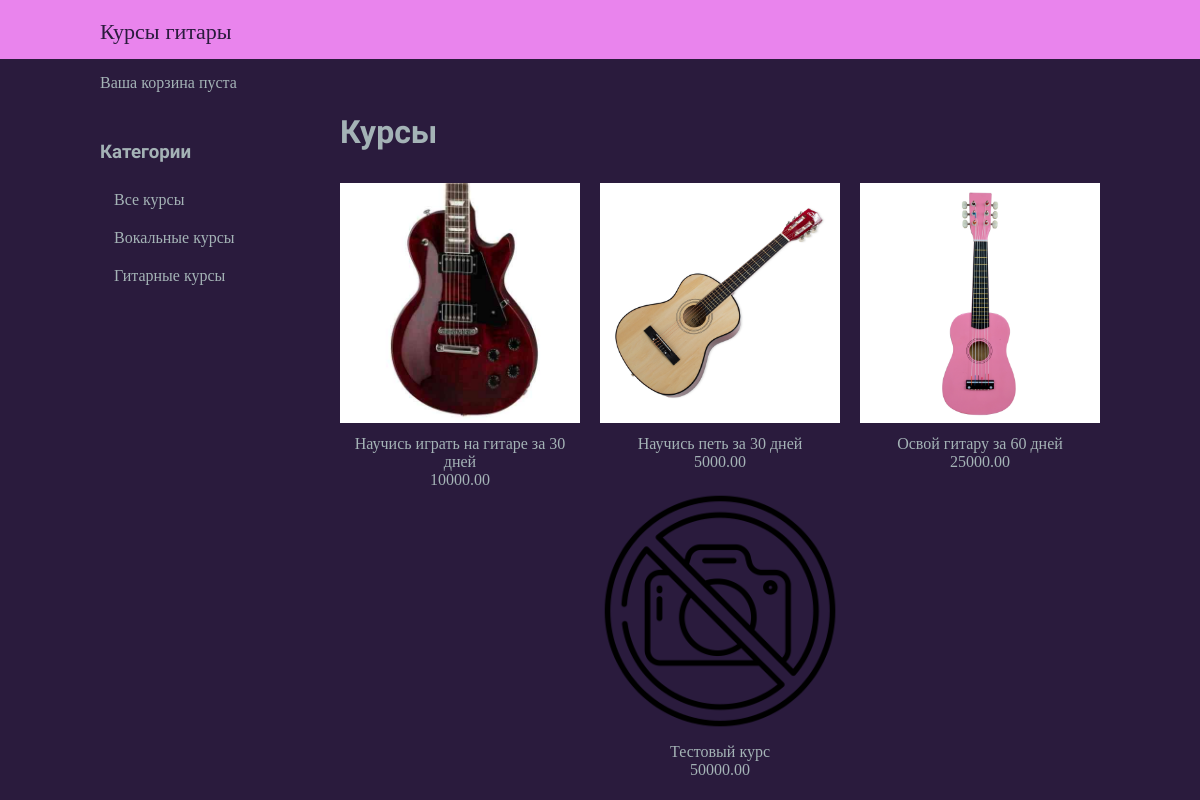
The page / on the database its author committed.
### cources/models.py (models this page shows, shortened)
class Category(models.Model):
    name = models.CharField(max_length=200)
    slug = models.SlugField(max_length=200)
    class Meta:
        ordering = ('name',)
        verbose_name = 'category'
        verbose_name_plural = 'categories'
    def get_absolute_url(self):
        return reverse('cources:course_list_by_category',
                       args=[self.slug])

class Course(models.Model):
    category = models.ForeignKey(Category, related_name='cources', on_delete=models.CASCADE, blank=True)
    name = models.CharField(max_length=250)
    slug = models.SlugField(max_length=200)
    image = models.ImageField(upload_to='courses/%Y/%m/%d', blank=True)
    description = models.TextField(blank=True)
    price = models.DecimalField(max_digits=8, decimal_places=2)
    available = models.BooleanField(default=True)
    created = models.DateTimeField(auto_now_add=True)
    updated = models.DateTimeField(auto_now=True)
    stock = models.PositiveIntegerField()
    class Meta:
        ordering =('name',)
    def get_absolute_url(self):
        return reverse('cources:course_detail', args=[self.id, self.slug])

### cources/views.py (the view)
# urls.py: path('',views.course_list,name='course_list'),
def course_list(request, category_slug = None):
    category = None
    categories = Category.objects.all()
    courses= Course.objects.filter(available = True)
    if category_slug:
        category = get_object_or_404(Category, slug = category_slug)
        courses = courses.filter(category = category)
    return render(request,
                  'cources/course/list.html',
                  {'courses':courses,
                   'category':category,
                   'categories':categories})

### cart/cart.py (called while the page is built)
    def __len__(self):
        return sum(item['quantity'] for item in self.cart.values())

### cart/context_processors.py (called while the page is built)
def cart(request):
    return{'cart':Cart(request)}

### cources/templates/cources/course/list.html (shortened to what this page needs)
{% extends "cources/base.html" %}
{% load static %}
{% block content %}
<div id = "sidebar">
    <h3> Категории </h3>
    <ul>
        <li {% if not category %} class = "selected" {% endif%}>
            <a href="{% url "cources:course_list" %}">Все курсы </a>
        </li>
        {% for c in categories%}
        <li {% if category.slug == c.slug%} class = "selected" {% endif%}>
            <a href="{{c.get_absolute_url}}">{{c.name}}</a>
        </li>
{% endfor %}
    </ul>
</div>
<div id ="main" class = "cources-list">
    <h1> {% if category%} {{category.name}} {%else%} Курсы {% endif %} </h1>
    {%for course in courses %}
    <div class = "item">
        <a href="{{course.get_absolute_url}}">
            <img src="{% if course.image %}{{ course.image.url }}{% else %}{% static "img/no_image.png" %}{% endif %}">
        </a>
        <a href ="{{course.get_absolute_url}}"> {{course.name}} </a>
        <br>
        {{course.price}}
    </div>
    {% endfor %}
</div>
{% endblock %}

### cources/static/css/base.css (style rules this page uses)
body { background: #e25ce7bf; margin:0; padding:0; font-family:"Playfair Display", serif; font-style: normal; }
h1, h2, h3, h4, h5, h6 { font-family:"Great Vibes", cursive; font-style: normal; }
a { text-decoration: none; color:#a4b3b6; }
#sidebar { width: 220px; padding: 30px 20px 0 0; float: left; }
#sidebar ul { margin: 0; padding: 0; }
#sidebar ul li { margin: 0; list-style: none; padding: 10px 14px; }
#main { float: left; width: 96%; margin-right: -220px; overflow: hidden; }
.cources-list .item { width: 25%; padding: 10px 20px 10px 0; float: left; text-align: center; }
.cources-list .item img { width: 100%; margin-bottom: 8px; }

### rows shown on the page
Category: name "Вокальные курсы"
Category: name "Гитарные курсы"
Course: image (picture), name "Научись играть на гитаре за 30 дней", price "10000.00"
Course: image (picture), name "Научись петь за 30 дней", price "5000.00"
Course: image (picture), name "Освой гитару за 60 дней", price "25000.00"
Course: name "Тестовый курс", price "50000.00"
